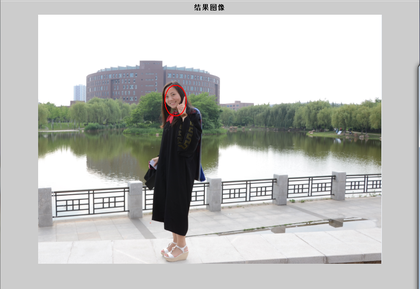
%> input picture Face_Ident/捕获1.PNG, 420 x 289 px, shrunk from 914 x 629 before the run
$ octave RESULT.m   (GNU Octave 9; MATLAB toolbox functions it lacks are replaced by stand-ins)
%> lines starting %> are read from the running program, lines starting %| are printed output that depends on the picture; in (x1, y1, x2, y2) boxes, pixels count from 0 and x2, y2 are one past the last pixel; in counts of white or black regions, pixels touching at a corner belong together; the program's own positions count from 1
%> the answer given: 捕获1.PNG
%> the answer given: 3
### Face_Ident/facebook.m
function facebook(img_name, grid_nub)
%> called with img_name = '捕获1.PNG', grid_nub = 3
% 载入图像
Img = imread(img_name);
%> Img is the input picture: size 289x420x3 uint8; mean R, G, B 191.6, 192.7, 189.9
if ndims(Img) == 3
    gray = rgb2gray(Img);
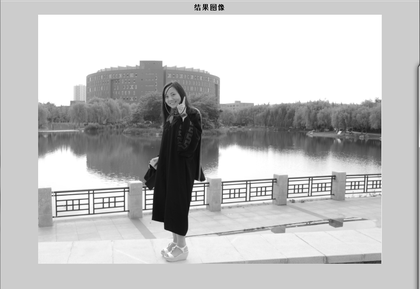
%> gray: size 289x420 uint8; min 0, max 255, mean 192.1
else
    gray = Img;
end
% 将图像转化为YCbCr颜色空间
YCbCr = rgb2ycbcr(Img);
%> YCbCr: size 289x420x3 uint8; mean of channels 1, 2, 3 180.9, 126.9, 127.7
% 获得图像宽度和高度
heigth = size(gray, 1);
%> heigth = 289
width = size(gray, 2);
%> width = 420
% 根据肤色模型将图像二值化
for i = 1:heigth
    for j = 1:width
        Y = YCbCr(i, j, 1);
        Cb = YCbCr(i, j, 2);
        Cr = YCbCr(i, j, 3);
        if(Y < 80)
            gray(i, j) = 0;
        else
            if(skin(Y, Cb, Cr) == 1)
                gray(i, j) = 255;
            else
                gray(i, j) = 0;
            end
        end
    end
end
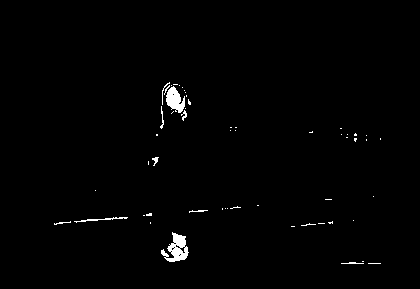
%> gray: size 289x420 uint8; 1% white; 55 white regions (45 under 20 px), largest, box (x1, y1, x2, y2) and area: (161, 232, 189, 262) 429, (166, 86, 185, 113) 315, (74, 217, 128, 223) 88
% 二值图像形态学处理
SE = strel('arbitrary', eye(5));
%gray = bwmorph(gray,'erode');
% imopen先腐蚀再膨胀
BW = imopen(gray, SE);
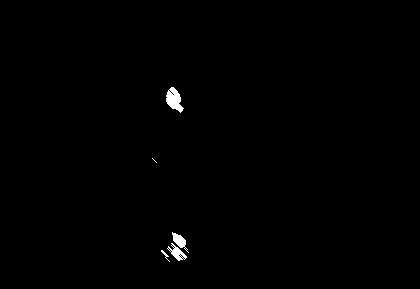
%> BW: size 289x420 uint8; 0.48% white; 5 white regions (1 under 20 px), largest, box (x1, y1, x2, y2) and area: (166, 87, 184, 113) 268, (167, 243, 187, 261) 143, (172, 232, 189, 253) 140, (161, 250, 170, 262) 25
% imclose先膨胀再腐蚀
%gray = imclose(gray,SE);

figure;
subplot(2, 2, 1); imshow(Img);
title('原图像', 'FontWeight', 'Bold');
subplot(2, 2, 2); imshow(Img);
title('网格标记图像', 'FontWeight', 'Bold');
hold on;
grid_number = floor(grid_nub);
[xt, yt] = meshgrid(round(linspace(1, size(gray, 1), grid_number)), ...
    round(linspace(1, size(gray, 2), grid_number)));
mesh(yt, xt, zeros(size(xt)), 'FaceColor', ...
    'None', 'LineWidth', 1, ...
    'EdgeColor', 'r');
subplot(2, 2, 3); imshow(BW);
title('二值图像', 'FontWeight', 'Bold');
[n1, n2] = size(BW);
%> n1 = 289; n2 = 420
r = floor(n1/grid_number); % 分成10块，行
%> r = 96
c = floor(n2/grid_number); % 分成10块，列
%> c = 140
x1 = 1; x2 = r; % 对应行初始化
%> after `x2 = r`: x2 = 96
s = r*c; % 块面积
%> s = 13440
for i = 1:grid_number
    y1 = 1; y2 = c; % 对应列初始化
    for j = 1:grid_number
        if (y2 >= c && y2 <= grid_number*c) || (x2 >= r && x2 <= r*grid_number)
            % 如果是在四周区域
            loc = find(BW(x1:x2, y1:y2) == 0);
            [p, q] = size(loc);
            pr = (p * q)/s * 100; % 黑色像素所占的比例数
            if pr >= 80
                BW(x1:x2, y1:y2) = 0;
            end
        end
        y1 = y1 + c; % 列跳跃
        y2 = y2 + c; % 列跳跃
    end
    x1 = x1 + r; % 行跳跃
    x2 = x2 + r; % 行跳跃
end
%> BW: size 289x420 uint8; 0.48% of pixels changed, all inside (x1, y1, x2, y2) = (152, 87, 189, 262)
%> after the loop, p = 13440; pr = 100; q = 1
[L, num] = bwlabel(BW, 8); % 区域标记
%> L: size 289x420 double; every value is 0
%> num = 0
stats = regionprops(L, 'BoundingBox'); % 得到包围矩形框
%> stats = 0 regions
Bd = cat(1, stats.BoundingBox);
%> Bd = []
[s1, s2] = size(Bd);
%> s1 = 0; s2 = 0
mx = 0;
for k = 1:s1
    p = Bd(k, 3)* Bd(k, 4); % 宽*高
    if p>mx && (Bd(k, 3)/Bd(k, 4)) < 1.8
        % 如果满足面积块大，而且宽/高 < 1.8
        mx = p;
        j = k;
    end
end
%> this loop made 0 passes
%> after the loop, j = 3; mx = 0
subplot(2, 2, 4);imshow(Img); hold on;
rectangle('Position', Bd(j, :), 'Curvature',[1,1],...
    'EdgeColor', 'r', 'LineWidth', 2);
%> (this line was passed over: rectangle is not available in this run)
title('标记图像', 'FontWeight', 'Bold');
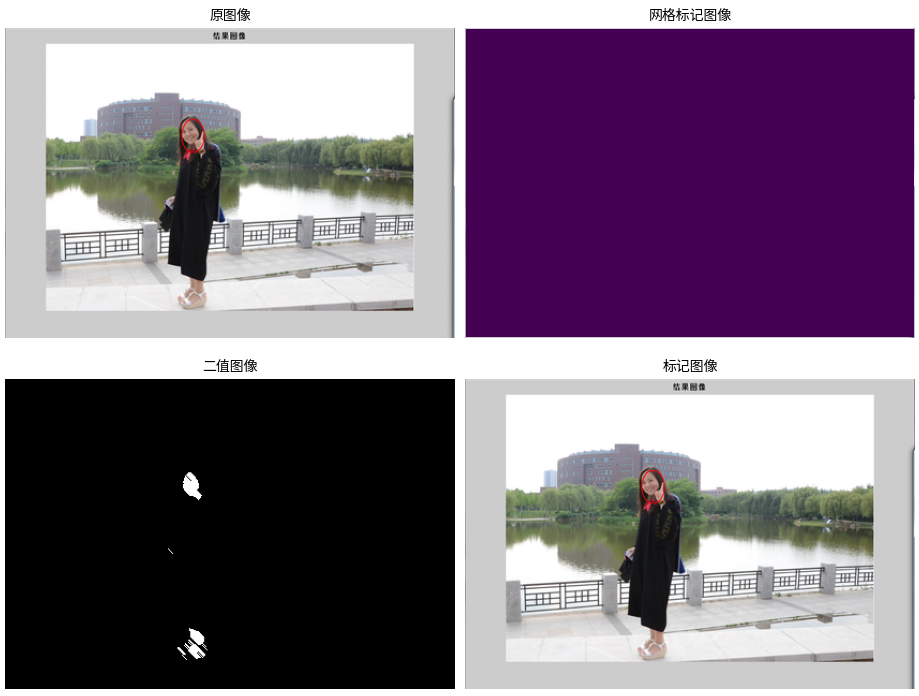
%> figure redrawn from the program's plot data, 4 panels
figure(2)
imshow(Img); hold on;
rectangle('Position', Bd(j, :), 'Curvature',[1,1],...
    'EdgeColor', 'r', 'LineWidth', 2);
%> (this line was passed over: rectangle is not available in this run)
title('结果图像', 'FontWeight', 'Bold');

### Face_Ident/RESULT.m
% 载入图像
%清理窗口
close all
clear all
clc
% 输入图像名字
img_name = input('请输入图像名字(图像必须为RGB图像，输入0结束)：','s');
grid_number = input('请输入网格数 ：');
% 当输入0时结束
while ~strcmp(img_name,'0')
    % 进行人脸识别
    %for grid_number = 1:20
       % grid_number = grid_number*10
    facebook(img_name, grid_number);
        %pause
    %end
    img_name = input('请输入图像名字(图像必须为RGB图像，输入0结束)：','s');
%> the answer given: 捕获2.PNG
    grid_number = input('请输入网格数 ：');
%> the answer given: 3
end
%> pass 2 of the loop `while ~strcmp(img_name,'0')`:
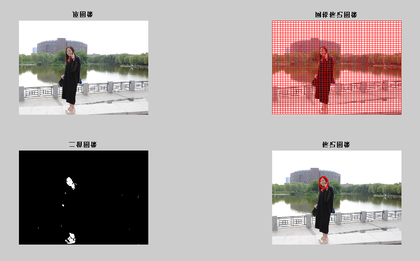
%> input picture Face_Ident/捕获2.PNG, 420 x 261 px, shrunk from 997 x 619 before the run
%> in facebook, Img is the input picture: size 261x420x3 uint8; mean R, G, B 178.3, 168.6, 167.4
%> YCbCr: size 261x420x3 uint8; mean of channels 1, 2, 3 163.1, 126, 132.3
%> after the loop in facebook (call 2), `for i = 1:heigth`:
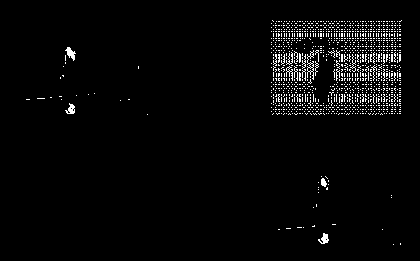
%> gray: size 261x420 uint8; 3% white in thin lines or dots, all inside (x1, y1, x2, y2) = (26, 20, 402, 245)
%> after the loop in facebook (call 2), `for i = 1:grid_number`: p = 12111; pr = 99.43
%> L: size 261x420 double; every value is 0
%> in facebook (call 2), `title('标记图像', 'FontWeight', 'Bold');`:
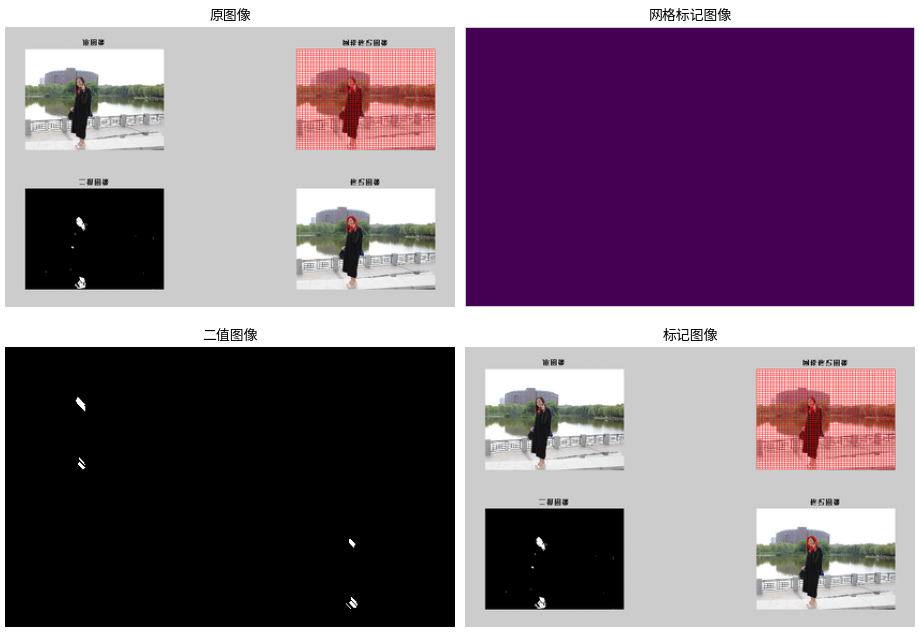
%> figure redrawn from the program's plot data, 4 panels
%> the answer given: 捕获2.PNG
%> the answer given: 3
%> (the run ends here)
